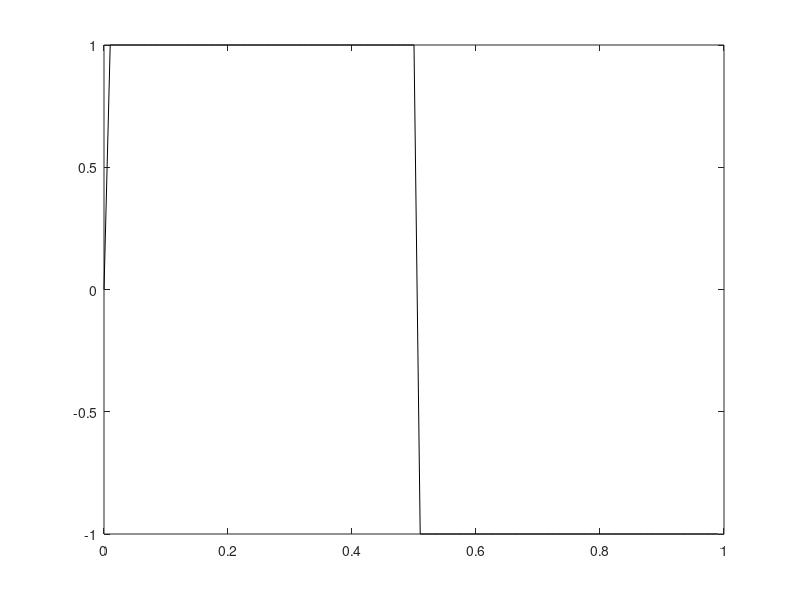

The MATLAB source for this figure:
% This script computes the L1 and L2 norm of the function h(x) defined in
% the example 1 of IP_9. This gives an idea of the penalization done by the
% two different norms.

% Rashmi Murthy October 2019.


% Define the interval on which the piecewise constant function is defined.

x = linspace(0,1,101);

% Define the piecewise constant function

h = zeros(1,length(x));


for ii = 1:length(x)
   if (x(ii) >0) && (x(ii) <= 0.5) 
       f(ii) = 1;
   elseif (x(ii)>0.5)&&(x(ii)<1)
       f(ii) = -1;
   end
    
end


N = length(x)-1;

x = x(1:N);
f = f(1:N);

figure(1)
clf
plot(x,f,'k')



% Define the Differentiation operator

L = -eye(N)+diag(ones(1,N-1),1);
L = L(1:N-1,:);

% Compute Lh

Lh = 10.*(L*f(:));

% Compute the one norm and two norm0

L_1 = norm(Lh,1);
L_2 = (norm(Lh,2))^2;

disp(L_1)
disp(L_2)


